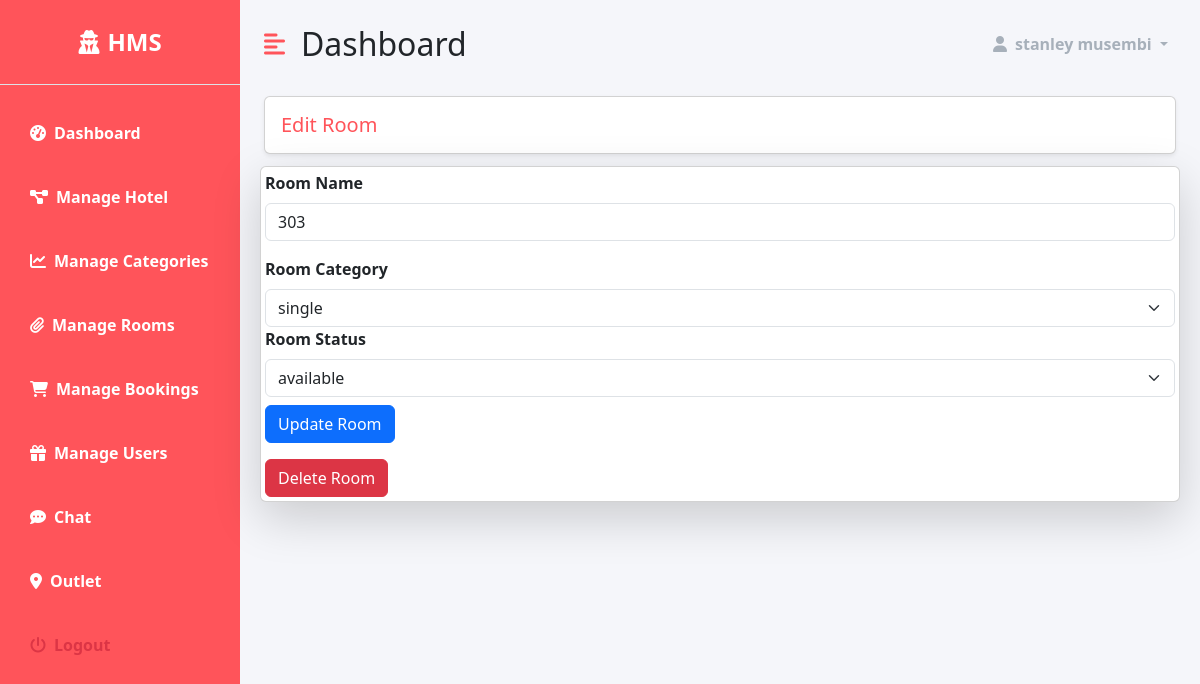
The app's page /dashboard/room/11 (signed in) with its own data.
### accounts/models.py (models this page shows, shortened)
class CustomUser(AbstractUser):
    email = models.EmailField(unique=True)
    gender = models.CharField(max_length=1,  blank=True, null=True)
    address = models.CharField(max_length=255, blank=True, null=True)
    image = models.ImageField(upload_to="user_images", blank=True, null=True)
    username = None
    objects = CustomUserManager()
    USERNAME_FIELD = 'email'
    REQUIRED_FIELDS = []

### hotel/models.py (models this page shows, shortened)
class Room(models.Model):
    name  = models.CharField(max_length=255 , unique=True)
    category = models.ForeignKey('RoomCategory' , on_delete=models.CASCADE)
    STATUS_CHOICES = (
        ('available' , 'available' ) ,
        ('booked' , 'booked'),
        ('not available' , 'not available')
    )
    status = models.CharField(max_length=255 , choices=STATUS_CHOICES)
    added_on = models.DateTimeField(auto_now_add=True)
    updated_on = models.DateTimeField(auto_now=True)

class RoomCategory(models.Model):
    name = models.CharField(max_length=255)
    description = models.TextField()
    capacity = models.IntegerField()
    beds = models.IntegerField()
    rooms = models.IntegerField()
    cost = models.DecimalField(max_digits=10, decimal_places=2)
    added_on = models.DateTimeField(auto_now_add=True)
    image = models.ImageField(upload_to="room_category_images")

### dashboard/views.py (the view)
# urls.py: path('room/<int:room_id>' , views.room_detail , name='room-detail'),
@login_required(login_url='accounts:login')
@staff_member_required(login_url='accounts:login')
def room_detail(request , room_id):
     try:
         room = Room.objects.get(id=room_id)
         status_choices = ['available' , 'booked' , 'not available']
         categeories = RoomCategory.objects.all()
         context = {
                'room': room,
                'status_choices': status_choices,
                'categories': categeories,
         }
         return render(request, 'dashboard/hotel/edit_room.html', context)
     except Room.DoesNotExist:
            error_message = 'Room does not exist'
            return HttpResponseRedirect(reverse('dashboard:manage-rooms') + f'?error_message={error_message}')

### templates/dashboard/hotel/edit_room.html (shortened to what this page needs)
{% extends 'dashboard/base.html' %}
{% load static %}
{% block content %}
    <div class="row">
        <div class="col-md-12">
            <h5 class="m-2 primary-text card shadow-sm p-3">Edit Room</h5>
        </div>
    </div>
    <div class="card shadow-lg m-1">
        <div class="col-md-12 p-1">
            <form method="post" action="{% url 'dashboard:edit-room' %}" enctype="multipart/form-data">
                <div class="mb-3">
                    <div class="form-group">
                        <label for="name" class="form-label fw-bold">Room Name</label>
                        <input type="text" class="form-control" id="name" name="name" value="{{ room.name }}" required>
                    </div>
                </div>
                <div class="form-group">
                    <label for="category" class="form-label fw-bold">Room Category</label>
                    <select class="form-select" id="category" name="category" required>
                        {% for category in categories %}
                            <option value="{{ category.id }}" {% if category.id == room.category.id %}selected{% endif %}>
                                {{ category.name }}
                            </option>
                        {% endfor %}
                    </select>
                </div>
                <div class="form-group">
                    <label for="status" class="form-label fw-bold">Room Status</label>
                    <select class="form-select" id="status" name="status" required>
                        {% for choice in room.STATUS_CHOICES %}
                            <option value="{{ choice.0 }}" {% if choice.0 == room.status %}selected{% endif %}>
                                {{ choice.1 }}
                            </option>
                        {% endfor %}
                    </select>
                </div>
                <div class="form-group mt-2">
                    <button type="submit" class="btn btn-primary">Update Room</button>
                </div>
            </form>
            <form method="post" action="{% url 'dashboard:delete-room' %}" class="mt-3">
                <button type="button" class="btn btn-danger" data-bs-toggle="modal" data-bs-target="#confirmDeleteModal">
                    Delete Room
                </button>
            </form>
        </div>
    </div>
{% endblock %}

### templates/dashboard/base.html (shortened to what this page needs)
{% load  static %}
<!DOCTYPE html>
<html lang="en">
<head>
      <link href="https://cdn.jsdelivr.net/npm/bootstrap@5.3.2/dist/css/bootstrap.min.css"
            rel="stylesheet"
>
    <link rel="stylesheet" href="https://cdnjs.cloudflare.com/ajax/libs/font-awesome/6.5.1/css/all.min.css"
 />
    <link rel="stylesheet" type="text/css" href="https://cdn.datatables.net/1.11.5/css/jquery.dataTables.css">
    <link rel="stylesheet" href="{%  static 'dashboard/style.css' %}">
</head>
<body>
      <div class="d-flex" id="wrapper">
        <div class="primary-bg" id="sidebar-wrapper">
            <div class="sidebar-heading text-center py-4  text-white fs-4 fw-bold text-uppercase border-bottom"><i
                    class="fas fa-user-secret me-2"></i>HMS</div>
            <div class="list-group list-group-flush my-3">
                <a href="{% url 'dashboard:dashboard-index' %}" class="list-group-item list-group-item-action bg-transparent text-white active"><i
                        class="fas fa-tachometer-alt me-2"></i>Dashboard</a>
                <a href="{% url 'dashboard:manage-hotel' %}" class="list-group-item list-group-item-action bg-transparent text-white fw-bold"><i
                        class="fas fa-project-diagram me-2"></i>Manage Hotel</a>
                <a href="{% url 'dashboard:manage-categories' %}" class="list-group-item list-group-item-action bg-transparent text-white fw-bold"><i
                        class="fas fa-chart-line me-2"></i>Manage Categories</a>
                <a href="{% url 'dashboard:manage-rooms' %}" class="list-group-item list-group-item-action bg-transparent text-white fw-bold"><i
                        class="fas fa-paperclip me-2"></i>Manage Rooms</a>
                <a href="{% url 'dashboard:manage-bookings' %}" class="list-group-item list-group-item-action bg-transparent text-white fw-bold"><i
                        class="fas fa-shopping-cart me-2"></i>Manage Bookings</a>
                <a href="{% url 'dashboard:manage-users' %}" class="list-group-item list-group-item-action bg-transparent text-white fw-bold"><i
                        class="fas fa-gift me-2"></i>Manage Users</a>
                <a href="#" class="list-group-item list-group-item-action bg-transparent text-white fw-bold"><i
                        class="fas fa-comment-dots me-2"></i>Chat</a>
                <a href="#" class="list-group-item list-group-item-action bg-transparent text-white fw-bold"><i
                        class="fas fa-map-marker-alt me-2"></i>Outlet</a>
                <a href="#" class="list-group-item list-group-item-action bg-transparent text-danger fw-bold"><i
                        class="fas fa-power-off me-2"></i>Logout</a>
            </div>
        </div>
        <div id="page-content-wrapper">
            <nav class="navbar navbar-expand-lg navbar-light bg-transparent py-4 px-4">
                <div class="d-flex align-items-center">
                    <i class="fas fa-align-left primary-text fs-4 me-3" id="menu-toggle"></i>
                    <h2 class="fs-2 m-0">Dashboard</h2>
                </div>
                <div class="collapse navbar-collapse" id="navbarSupportedContent">
                    <ul class="navbar-nav ms-auto mb-2 mb-lg-0">
                        <li class="nav-item dropdown">
                            <a class="nav-link dropdown-toggle second-text fw-bold" href="#" id="navbarDropdown"
                                role="button" data-bs-toggle="dropdown" aria-expanded="false">
                                <i class="fas fa-user me-2"></i>{{user.get_full_name}}
                            </a>
                        </li>
                    </ul>
                </div>
            </nav>
            <div class="container-fluid px-3">
                {% block content %}
                 {% endblock content %}
            </div>
        </div>
    </div>
</body>
</html>

### static/dashboard/style.css (style rules this page uses)
:root { --main-bg-color: #ff545a; --main-text-color: #ff545a; --second-text-color : #a7b0ba; --second-bg-color : #f5f6fa; }
.primary-text { color: var(--main-text-color); }
.second-text { color: var(--second-text-color); }
.primary-bg { background-color: var(--main-bg-color); }
#wrapper { overflow-x: hidden; background-color:var(--second-bg-color); }
#sidebar-wrapper { min-height: 100vh; margin-left: -15rem; -webkit-transition: margin 0.25s ease-out; -moz-transition: margin 0.25s ease-out; -o-transition: margin 0.25s ease-out; transition: margin 0.25s ease-out; }
#sidebar-wrapper .sidebar-heading { padding: 0.875rem 1.25rem; font-size: 1.2rem; }
#sidebar-wrapper .list-group { width: 15rem; }
#page-content-wrapper { min-width: 100vw; }
#menu-toggle { cursor: pointer; }
.list-group-item { border: none; padding: 20px 30px; color: white; font-weight: bold; }
.list-group-item.active { background-color: transparent; font-weight: bold; border: none; }
@media (min-width: 768px) { #sidebar-wrapper { margin-left: 0; } }
@media (min-width: 768px) { #page-content-wrapper { min-width: 0; width: 100%; } }

### records on screen
CustomUser: get_full_name "stanley musembi"
Room: name "303", category "single", status "available"
